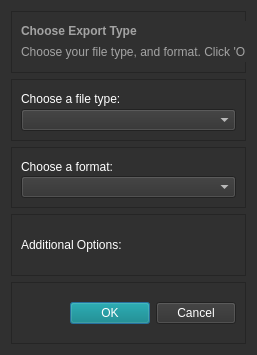
<?xml version="1.0" encoding="UTF-8"?>
<ui version="4.0">
 <class>Dialog</class>
 <widget class="QDialog" name="Dialog">
  <property name="geometry">
   <rect>
    <x>0</x>
    <y>0</y>
    <width>257</width>
    <height>355</height>
   </rect>
  </property>
  <property name="windowTitle">
   <string>Dialog</string>
  </property>
  <property name="styleSheet">
   <string notr="true">background-color: rgb(48, 48, 48);
gridline-color: rgb(195, 195, 195);
color: rgb(255, 255, 255);
</string>
  </property>
  <layout class="QGridLayout" name="gridLayout">
   <item row="4" column="0">
    <widget class="QFrame" name="frame">
     <property name="frameShape">
      <enum>QFrame::StyledPanel</enum>
     </property>
     <property name="frameShadow">
      <enum>QFrame::Raised</enum>
     </property>
     <layout class="QHBoxLayout" name="horizontalLayout_3">
      <item>
       <layout class="QHBoxLayout" name="horizontalLayout_2">
        <item>
         <spacer name="horizontalSpacer_3">
          <property name="orientation">
           <enum>Qt::Horizontal</enum>
          </property>
          <property name="sizeHint" stdset="0">
           <size>
            <width>40</width>
            <height>20</height>
           </size>
          </property>
         </spacer>
        </item>
        <item>
         <widget class="QPushButton" name="ok_btn">
          <property name="styleSheet">
           <string notr="true">background-color: rgba(0, 128, 128, 154);</string>
          </property>
          <property name="text">
           <string>OK</string>
          </property>
         </widget>
        </item>
        <item>
         <widget class="QPushButton" name="cancel_btn">
          <property name="styleSheet">
           <string notr="true"/>
          </property>
          <property name="text">
           <string>Cancel</string>
          </property>
         </widget>
        </item>
       </layout>
      </item>
     </layout>
    </widget>
   </item>
   <item row="0" column="0">
    <widget class="QFrame" name="frame_6">
     <property name="sizePolicy">
      <sizepolicy hsizetype="Preferred" vsizetype="Preferred">
       <horstretch>0</horstretch>
       <verstretch>0</verstretch>
      </sizepolicy>
     </property>
     <property name="minimumSize">
      <size>
       <width>0</width>
       <height>58</height>
      </size>
     </property>
     <property name="frameShape">
      <enum>QFrame::StyledPanel</enum>
     </property>
     <property name="frameShadow">
      <enum>QFrame::Raised</enum>
     </property>
     <widget class="QLabel" name="label_3">
      <property name="geometry">
       <rect>
        <x>10</x>
        <y>10</y>
        <width>821</width>
        <height>20</height>
       </rect>
      </property>
      <property name="font">
       <font>
        <weight>75</weight>
        <bold>true</bold>
       </font>
      </property>
      <property name="styleSheet">
       <string notr="true">color: rgb(163, 163, 163);</string>
      </property>
      <property name="frameShape">
       <enum>QFrame::NoFrame</enum>
      </property>
      <property name="frameShadow">
       <enum>QFrame::Raised</enum>
      </property>
      <property name="text">
       <string>Choose Export Type</string>
      </property>
     </widget>
     <widget class="QLabel" name="label_4">
      <property name="geometry">
       <rect>
        <x>10</x>
        <y>30</y>
        <width>441</width>
        <height>21</height>
       </rect>
      </property>
      <property name="styleSheet">
       <string notr="true">color: rgb(163, 163, 163);</string>
      </property>
      <property name="text">
       <string>Choose your file type, and format. Click 'OK' to accept.</string>
      </property>
     </widget>
    </widget>
   </item>
   <item row="3" column="0">
    <widget class="QFrame" name="additional_options_frame">
     <property name="frameShape">
      <enum>QFrame::StyledPanel</enum>
     </property>
     <property name="frameShadow">
      <enum>QFrame::Raised</enum>
     </property>
     <layout class="QGridLayout" name="gridLayout_3">
      <item row="0" column="0">
       <widget class="QLabel" name="label_6">
        <property name="frameShape">
         <enum>QFrame::NoFrame</enum>
        </property>
        <property name="text">
         <string>Additional Options:</string>
        </property>
       </widget>
      </item>
     </layout>
    </widget>
   </item>
   <item row="2" column="0">
    <widget class="QFrame" name="frame_3">
     <property name="frameShape">
      <enum>QFrame::StyledPanel</enum>
     </property>
     <property name="frameShadow">
      <enum>QFrame::Raised</enum>
     </property>
     <layout class="QGridLayout" name="gridLayout_2">
      <property name="verticalSpacing">
       <number>0</number>
      </property>
      <item row="1" column="0">
       <widget class="QComboBox" name="format_cmbobx"/>
      </item>
      <item row="0" column="0">
       <widget class="QLabel" name="label_5">
        <property name="frameShape">
         <enum>QFrame::NoFrame</enum>
        </property>
        <property name="text">
         <string>Choose a format:</string>
        </property>
       </widget>
      </item>
     </layout>
    </widget>
   </item>
   <item row="1" column="0">
    <widget class="QFrame" name="frame_2">
     <property name="frameShape">
      <enum>QFrame::StyledPanel</enum>
     </property>
     <property name="frameShadow">
      <enum>QFrame::Raised</enum>
     </property>
     <layout class="QVBoxLayout" name="verticalLayout">
      <property name="spacing">
       <number>0</number>
      </property>
      <item>
       <widget class="QLabel" name="label_2">
        <property name="frameShape">
         <enum>QFrame::NoFrame</enum>
        </property>
        <property name="text">
         <string>Choose a file type:</string>
        </property>
       </widget>
      </item>
      <item>
       <widget class="QComboBox" name="type_cmbobx"/>
      </item>
     </layout>
    </widget>
   </item>
  </layout>
  <zorder>frame_6</zorder>
  <zorder>frame</zorder>
  <zorder>frame_2</zorder>
  <zorder>frame_3</zorder>
  <zorder>additional_options_frame</zorder>
 </widget>
 <resources/>
 <connections/>
</ui>
